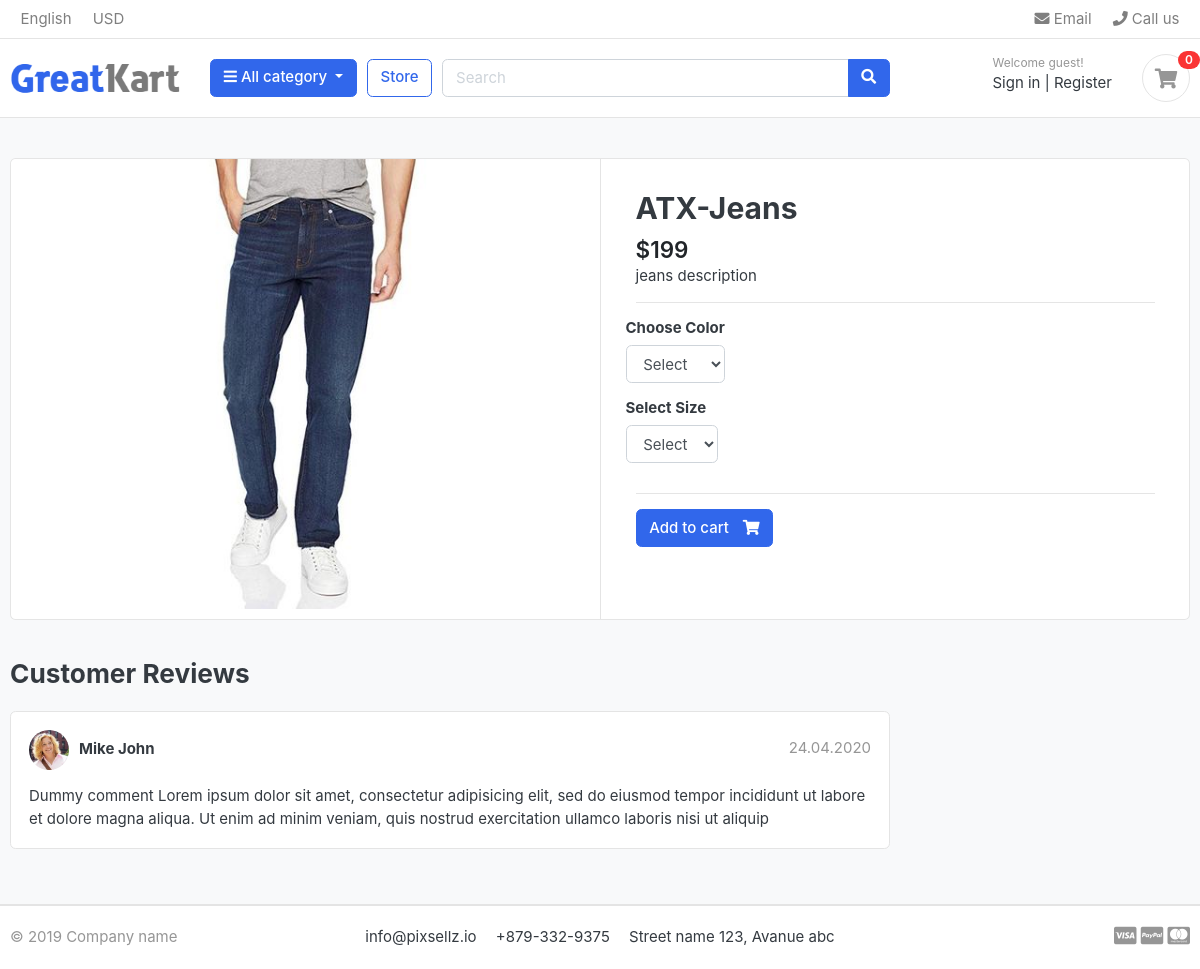
/store/category/jeans/atx-jeans/, run on an earlier commit of the app's database.
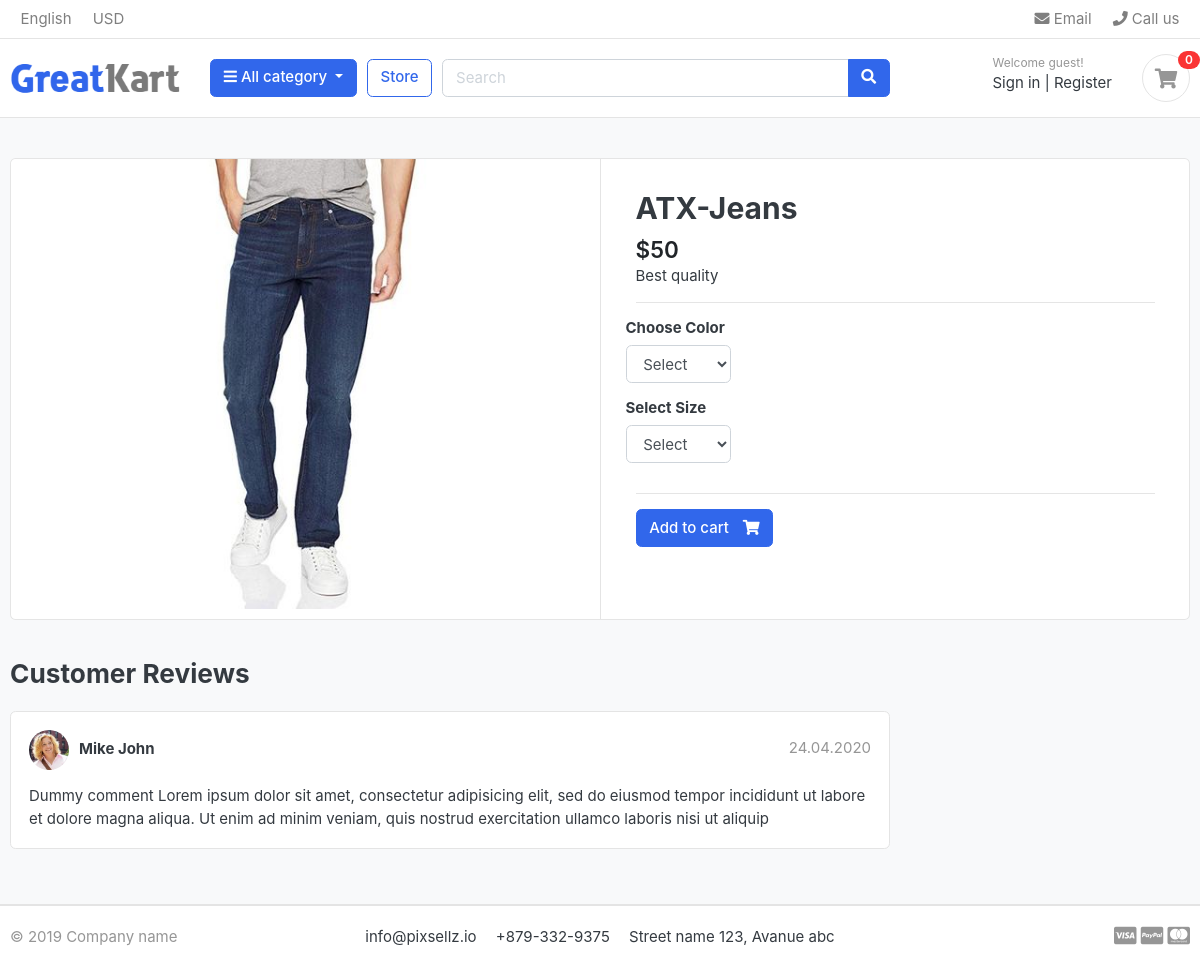
And on a later commit of the database.
### store/models.py (models this page shows, shortened)
class Product(models.Model):
    product_name = models.CharField(max_length=200, unique=True)
    slug         = models.SlugField(max_length=200, unique=True)
    description  = models.TextField(max_length=500, blank=True)
    price        = models.IntegerField()
    images        = models.ImageField(upload_to='photo/products')
    stock        = models.IntegerField()
    is_available = models.BooleanField(default=True)
    category     = models.ForeignKey(category, on_delete=models.CASCADE)
    create_date  = models.DateTimeField(auto_now_add=True)
    modified_date= models.DateTimeField(auto_now=True)

### store/views.py (the view)
# urls.py: path('category/<slug:category_slug>/<slug:product_slug>/',views.product_detail,name='product_detail'),
def product_detail(request, category_slug, product_slug):
    try:
        single_product = Product.objects.get(category__slug=category_slug, slug=product_slug)
        in_cart = Cartitem.objects.filter(cart__cart_id=_cart_id(request), product=single_product).exists()
    except Exception as e:
        raise e
    context = {
        'single_product': single_product,
        'in_cart'       :in_cart,
    }
    return render(request, 'store/product_detail.html', context)

### carts/context_processors.py (called while the page is built)
def counter(request):
    cart_count = 0
    if 'admin' in request.path:
        return ()
    else:
        try:
            cart = Cart.objects.filter(cart_id=_cart_id(request))
            cart_items = Cartitem.objects.all().filter(cart=cart[:1])
            for cart_item in cart_items:
                cart_count += cart_item.quantity
        except Cart.DoesNotExist:
            cart_count = 0
    return dict(cart_count=cart_count)

### carts/views.py (called while the page is built)
def _cart_id(request):
    cart = request.session.session_key
    if not cart :
        cart = request.session.create()
    return cart

### category/context_processors.py (called while the page is built)
def menu_links(request):
    links = category.objects.all()
    return dict(links=links)

### category/models.py (called while the page is built)
    def get_url(self):
        return reverse('product_by_category', args=[self.slug])

### templates/store/product_detail.html (shortened to what this page needs)
{% extends 'base.html' %}
{% load static  %}
{% block content %}
<section class="section-content padding-y bg">
<div class="container">
<div class="card">
			<div class="row no-gutters">
					<aside class="col-md-6">
							<article class="gallery-wrap">
								<div class="img-big-wrap">
								   <a href="#"><img src="{{ single_product.images.url }}"></a>
								</div>
							</article>
					</aside>
				<main class="col-md-6 border-left">
					<form  action="{% url 'add_cart' single_product.id %}" method="POST">
							<article class="content-body">
							<h2 class="title">{{ single_product.product_name }}</h2>
							<div class="mb-3">
								<var class="price h4">${{single_product.price}}</var>
							<p>{{single_product.description}}</p>
							<hr>
								<div class="row">
									<div class="item-option-select">
										<h6>Choose Color</h6>
											<select name="color" class="form-control" required>
												<option value="" disabled selected>Select</option>
											</select>
									</div>
								</div>
								<div class="row">
										<div class="item-option-select">
											<h6>Select Size</h6>
											<select name="size" class="form-control">
												<option value="" disabled selected>Select</option>
											</select>
										</div>
								</div>
								<hr>
							  {% if single_product.stock <= 0 %}
							    <h5 class="text-danger" > Out of stock </h5>
										{% else %}
								    <button type="submit" class="btn  btn-primary"> <span class="text">Add to cart</span> <i class="fas fa-shopping-cart"></i>  </button>
								  {% endif %}
							</article>
					</form>
				</main>
			</div>
</div>
<br>
<div class="row">
			<div class="col-md-9">
	<header class="section-heading">
		<h3>Customer Reviews </h3>
	</header>
	<article class="box mb-3">
		<div class="icontext w-100">
			<img src="{% static './images/avatars/avatar1.jpg' %}" class="img-xs icon rounded-circle">
			<div class="text">
				<span class="date text-muted float-md-right">24.04.2020 </span>
				<h6 class="mb-1">Mike John </h6>
			</div>
		</div>
		<div class="mt-3">
			<p>
				Dummy comment Lorem ipsum dolor sit amet, consectetur adipisicing elit, sed do eiusmod
				tempor incididunt ut labore et dolore magna aliqua. Ut enim ad minim veniam,
				quis nostrud exercitation ullamco laboris nisi ut aliquip
			</p>
		</div>
	</article>
	</div>
</div>
</div>
</section>
{% endblock %}

What changed in the data, as far as the page shows it:
changed Product "ATX-Jeans": price "199" → "50"; description "jeans description" → "Best quality"
